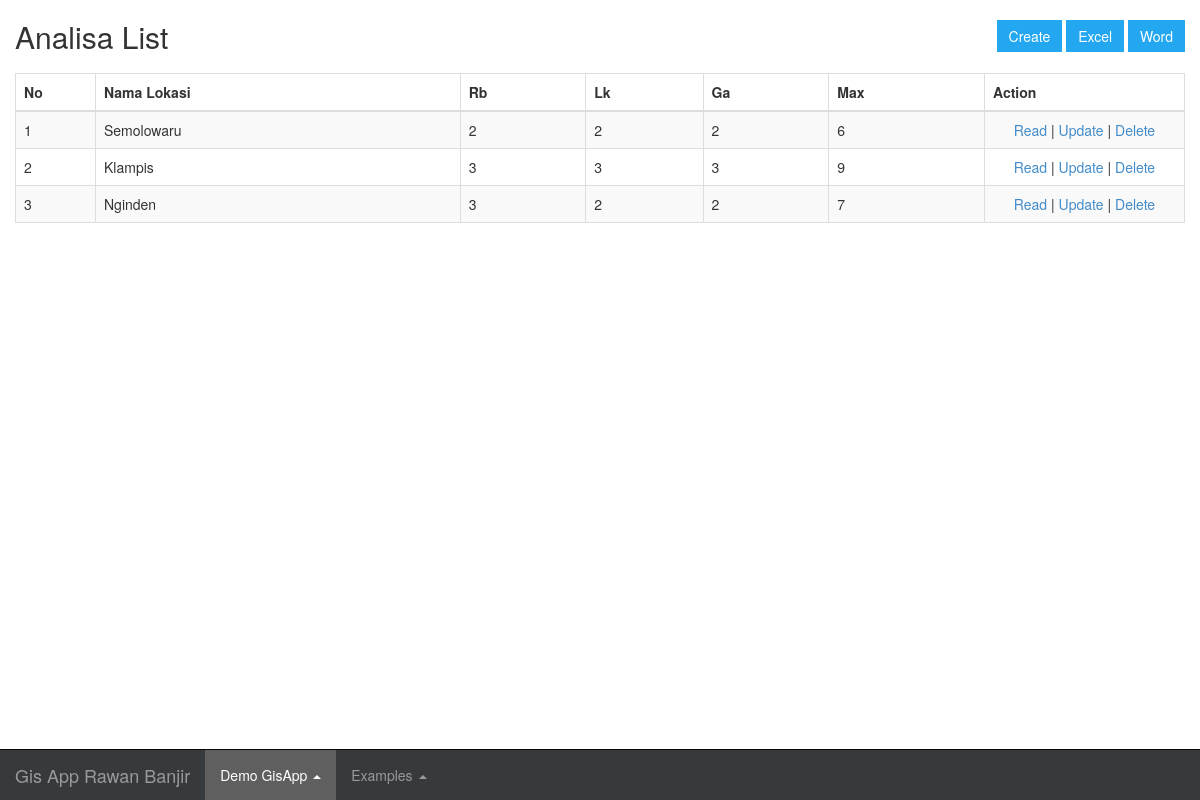
Page /index.php/analisa on the committed database.
### tables this page shows
CREATE TABLE IF NOT EXISTS `analisa` (
`id_analisa` int(5) NOT NULL,
  `id_add` int(5) NOT NULL,
  `rb` varchar(5) NOT NULL,
  `lk` varchar(5) NOT NULL,
  `ga` varchar(5) NOT NULL,
  `max` int(10) NOT NULL
);

CREATE TABLE IF NOT EXISTS `address` (
`id_add` int(10) NOT NULL,
  `name` varchar(100) NOT NULL,
  `posisi` varchar(50) NOT NULL,
  `AtributGambar` varchar(100) NOT NULL
);

### application/controllers/Analisa.php (called while the page is built, shortened)
<?php
class Analisa extends CI_Controller
{
  public $analisa = "Data Pembobotan";
    function __construct()
    {
        $this->load->model('Analisa_model');
        $this->load->library('form_validation');
    }
    public function index()
    {
        $analisa = $this->Analisa_model->get_all();
        $data = array(
             'judul'   => $this->analisa,
            'content' => 'analisa/analisa_list',
            'analisa_data' => $analisa,
        );
        $this->load->view('templateMap', $data);
    }
}

### index.php (called while the page is built, shortened)
<?php
require_once BASEPATH.'core/CodeIgniter.php';

### application/models/Analisa_model.php (called while the page is built, shortened)
<?php
class Analisa_model extends CI_Model
{
    public $id = 'id_analisa';
    public $order = 'DESC';
    function get_all()
    {
        $this->db->order_by($this->id, $this->order);
        $this->db->join('address ad', 'ad.id_add = an.id_add');
        return $this->db->get('analisa an')->result();
    }
}

### application/views/analisa/analisa_list.php (the view, shortened to what this page needs)
<br>
       <div class="row" style="margin-bottom: 10px">
           <div class="col-md-4">
               <h2 style="margin-top:0px">Analisa List</h2>
           </div>
           <div class="col-md-4 text-center">
           </div>
           <div class="col-md-4 text-right">
               <?php echo anchor(site_url('analisa/create'), 'Create', 'class="btn btn-primary"'); ?>
	<?php echo anchor(site_url('analisa/excel'), 'Excel', 'class="btn btn-primary"'); ?>
	<?php echo anchor(site_url('analisa/word'), 'Word', 'class="btn btn-primary"'); ?>
    </div>
       </div>
       <table class="table table-bordered table-striped" id="mytable">
           <thead>
               <tr>
                   <th width="80px">No</th>
	    <th>Nama Lokasi</th>
	    <th>Rb</th>
	    <th>Lk</th>
	    <th>Ga</th>
	    <th>Max</th>
	    <th>Action</th>
               </tr>
           </thead>
    <tbody>
           <?php
           $start = 0;
           foreach ($analisa_data as $analisa)
           {
               ?>
               <tr>
	    <td><?php echo ++$start ?></td>
	    <td><?php echo $analisa->name ?></td>
	    <td><?php echo $analisa->rb ?></td>
	    <td><?php echo $analisa->lk ?></td>
	    <td><?php echo $analisa->ga ?></td>
	    <td><?php echo $analisa->max ?></td>
	    <td style="text-align:center" width="200px">
		<?php
		echo anchor(site_url('analisa/read/'.$analisa->id_analisa),'Read');
		echo ' | ';
		echo anchor(site_url('analisa/update/'.$analisa->id_analisa),'Update');
		echo ' | ';
		echo anchor(site_url('analisa/delete/'.$analisa->id_analisa),'Delete','onclick="javasciprt: return confirm(\'Are You Sure ?\')"');
		?>
	    </td>
        </tr>
               <?php
           }
           ?>
           </tbody>
       </table>

### rows in the picture
analisa: id_add.name "Semolowaru", rb "2", lk "2", ga "2", max "6", id_analisa "Read", id_analisa "Update", id_analisa "Delete"
analisa: id_add.name "Klampis", rb "3", lk "3", ga "3", max "9", id_analisa "Read", id_analisa "Update", id_analisa "Delete"
analisa: id_add.name "Nginden", rb "3", lk "2", ga "2", max "7", id_analisa "Read", id_analisa "Update", id_analisa "Delete"

### other values in the picture
anchor(site_url('analisa/excel'), 'Excel', 'class="btn btn-primary"') "Excel"
anchor(site_url('analisa/word'), 'Word', 'class="btn btn-primary"') "Word"
